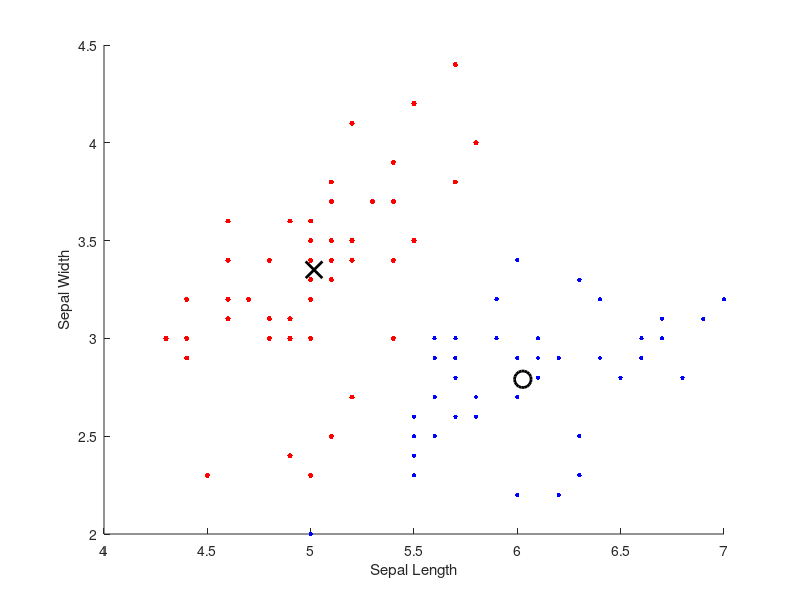

The MATLAB script that drew this image:
%%%%%%%%%%%%%%%%%%%%%%%%%%%%%%%%%%%%%%%%%%%%%%%%%%%%%%%%%%%%%%%%%%%%%%%%%%%%%%%
% Lauren Howard - W1287305
% COEN 240 - Coding Assignment 7
% kmeans.m

% This script performs kmeans clustering on simple_iris_dataset.dat
%%%%%%%%%%%%%%%%%%%%%%%%%%%%%%%%%%%%%%%%%%%%%%%%%%%%%%%%%%%%%%%%%%%%%%%%%%%%%%%

clear all; close all;

% X is the dataset size 100x2
%   Column 1: sepal length
%   Column 2: sepal width
X = dlmread('simple_iris_dataset.dat');  % Size=100x2
N = length(X);  % N=100

% Initialization - take 2 random samples from data set
ctr1 = X(randi([1,N]),:);
ctr2 = X(randi([1,N]),:);

counter = 0;

while true
  repc1 = repmat(ctr1, N, 1);
  repc2 = repmat(ctr2, N, 1);

  deltas1 = X - repc1;
  deltas2 = X - repc2;

  % distance to centroid 1
  d1 = arrayfun(@(dx,dy) hypot(dx,dy), deltas1(:,1), deltas1(:,2));

  % distance to centroid 2
  d2 = arrayfun(@(dx,dy) hypot(dx,dy), deltas2(:,1), deltas2(:,2));

  oldctr1 = ctr1;
  oldctr2 = ctr2;

  ctr1 = mean(X(d1<d2,:));
  ctr2 = mean(X(d1>=d2,:));

  % convergence test
  if oldctr1 == ctr1 && oldctr2 == ctr2
    break;
  end

  counter += 1;
end

printf('Number of iterations to converge = %d\n', counter);

figure; hold on;

xlabel('Sepal Length');
ylabel('Sepal Width');

idx_c1 = find(d1<d2);
idx_c2 = find(d1>=d2);

% Plot clustered data with two different colors; X is 100x2
plot(X(idx_c1,1),X(idx_c1,2),'r.','MarkerSize',12)
plot(X(idx_c2,1),X(idx_c2,2),'b.','MarkerSize',10)

% Plot centroid of each cluster
plot(ctr1(:,1),ctr1(:,2), 'kx', 'MarkerSize',12,'LineWidth',2);
plot(ctr2(:,1),ctr2(:,2), 'ko', 'MarkerSize',12,'LineWidth',2);
